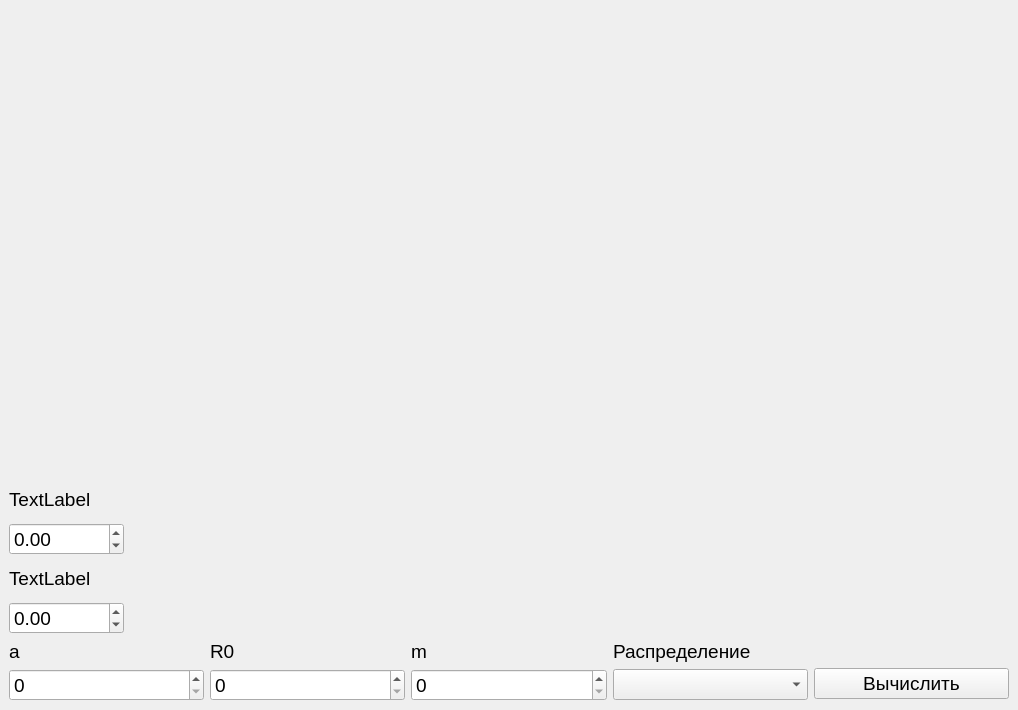
<?xml version="1.0" encoding="UTF-8"?>
<ui version="4.0">
 <class>MainWindow</class>
 <widget class="QMainWindow" name="MainWindow">
  <property name="geometry">
   <rect>
    <x>0</x>
    <y>0</y>
    <width>1018</width>
    <height>710</height>
   </rect>
  </property>
  <property name="font">
   <font>
    <pointsize>14</pointsize>
   </font>
  </property>
  <property name="windowTitle">
   <string>MainWindow</string>
  </property>
  <widget class="QWidget" name="centralwidget">
   <layout class="QGridLayout" name="gridLayout">
    <item row="0" column="0">
     <layout class="QVBoxLayout" name="verticalLayout_5">
      <item>
       <layout class="QHBoxLayout" name="horizontalLayout_6">
        <item>
         <widget class="QLabel" name="periodLabel">
          <property name="sizePolicy">
           <sizepolicy hsizetype="Fixed" vsizetype="Preferred">
            <horstretch>0</horstretch>
            <verstretch>0</verstretch>
           </sizepolicy>
          </property>
          <property name="text">
           <string/>
          </property>
         </widget>
        </item>
       </layout>
      </item>
      <item>
       <layout class="QHBoxLayout" name="horizontalLayout_5">
        <item>
         <widget class="QLabel" name="aperiodLabel">
          <property name="sizePolicy">
           <sizepolicy hsizetype="Fixed" vsizetype="Preferred">
            <horstretch>0</horstretch>
            <verstretch>0</verstretch>
           </sizepolicy>
          </property>
          <property name="text">
           <string/>
          </property>
         </widget>
        </item>
       </layout>
      </item>
      <item>
       <layout class="QHBoxLayout" name="horizontalLayout_3">
        <item>
         <widget class="QLabel" name="expectedValueLabel">
          <property name="sizePolicy">
           <sizepolicy hsizetype="Fixed" vsizetype="Preferred">
            <horstretch>0</horstretch>
            <verstretch>0</verstretch>
           </sizepolicy>
          </property>
          <property name="text">
           <string/>
          </property>
         </widget>
        </item>
       </layout>
      </item>
      <item>
       <layout class="QHBoxLayout" name="horizontalLayout_4">
        <item>
         <widget class="QLabel" name="dispersionLabel">
          <property name="sizePolicy">
           <sizepolicy hsizetype="Fixed" vsizetype="Preferred">
            <horstretch>0</horstretch>
            <verstretch>0</verstretch>
           </sizepolicy>
          </property>
          <property name="text">
           <string/>
          </property>
         </widget>
        </item>
       </layout>
      </item>
      <item>
       <layout class="QHBoxLayout" name="horizontalLayout">
        <item>
         <widget class="QLabel" name="standartDeviationLabel">
          <property name="sizePolicy">
           <sizepolicy hsizetype="Fixed" vsizetype="Preferred">
            <horstretch>0</horstretch>
            <verstretch>0</verstretch>
           </sizepolicy>
          </property>
          <property name="text">
           <string/>
          </property>
         </widget>
        </item>
       </layout>
      </item>
      <item>
       <layout class="QHBoxLayout" name="horizontalLayout_7">
        <item>
         <widget class="QLabel" name="indirectSignsLabel">
          <property name="sizePolicy">
           <sizepolicy hsizetype="Fixed" vsizetype="Preferred">
            <horstretch>0</horstretch>
            <verstretch>0</verstretch>
           </sizepolicy>
          </property>
          <property name="text">
           <string/>
          </property>
         </widget>
        </item>
       </layout>
      </item>
      <item>
       <layout class="QVBoxLayout" name="verticalLayout_8">
        <item>
         <widget class="QLabel" name="firstParamLabel">
          <property name="sizePolicy">
           <sizepolicy hsizetype="Fixed" vsizetype="Preferred">
            <horstretch>0</horstretch>
            <verstretch>0</verstretch>
           </sizepolicy>
          </property>
          <property name="text">
           <string>TextLabel</string>
          </property>
         </widget>
        </item>
        <item>
         <widget class="QDoubleSpinBox" name="firstParamDoubleSpinBox">
          <property name="minimum">
           <double>-99999.000000000000000</double>
          </property>
          <property name="maximum">
           <double>99999.000000000000000</double>
          </property>
         </widget>
        </item>
       </layout>
      </item>
      <item>
       <layout class="QVBoxLayout" name="verticalLayout_7">
        <item>
         <widget class="QLabel" name="secondParamLabel">
          <property name="sizePolicy">
           <sizepolicy hsizetype="Fixed" vsizetype="Preferred">
            <horstretch>0</horstretch>
            <verstretch>0</verstretch>
           </sizepolicy>
          </property>
          <property name="text">
           <string>TextLabel</string>
          </property>
         </widget>
        </item>
        <item>
         <widget class="QDoubleSpinBox" name="secondParamDoubleSpinBox">
          <property name="minimum">
           <double>-99999.000000000000000</double>
          </property>
          <property name="maximum">
           <double>99999.000000000000000</double>
          </property>
         </widget>
        </item>
       </layout>
      </item>
     </layout>
    </item>
    <item row="0" column="1">
     <widget class="QCustomPlot" name="view" native="true">
      <property name="sizePolicy">
       <sizepolicy hsizetype="Expanding" vsizetype="Expanding">
        <horstretch>0</horstretch>
        <verstretch>0</verstretch>
       </sizepolicy>
      </property>
     </widget>
    </item>
    <item row="1" column="0" colspan="2">
     <layout class="QHBoxLayout" name="horizontalLayout_2">
      <item>
       <layout class="QVBoxLayout" name="verticalLayout_2">
        <item>
         <widget class="QLabel" name="aLabel">
          <property name="sizePolicy">
           <sizepolicy hsizetype="Preferred" vsizetype="Fixed">
            <horstretch>0</horstretch>
            <verstretch>0</verstretch>
           </sizepolicy>
          </property>
          <property name="text">
           <string>a</string>
          </property>
         </widget>
        </item>
        <item>
         <widget class="QSpinBox" name="aSpinBox">
          <property name="maximum">
           <number>999999999</number>
          </property>
         </widget>
        </item>
       </layout>
      </item>
      <item>
       <layout class="QVBoxLayout" name="verticalLayout_4">
        <item>
         <widget class="QLabel" name="R0Label">
          <property name="sizePolicy">
           <sizepolicy hsizetype="Preferred" vsizetype="Fixed">
            <horstretch>0</horstretch>
            <verstretch>0</verstretch>
           </sizepolicy>
          </property>
          <property name="text">
           <string>R0</string>
          </property>
         </widget>
        </item>
        <item>
         <widget class="QSpinBox" name="rSpinBox">
          <property name="maximum">
           <number>999999999</number>
          </property>
         </widget>
        </item>
       </layout>
      </item>
      <item>
       <layout class="QVBoxLayout" name="verticalLayout_3">
        <item>
         <widget class="QLabel" name="hideLabel">
          <property name="sizePolicy">
           <sizepolicy hsizetype="Preferred" vsizetype="Fixed">
            <horstretch>0</horstretch>
            <verstretch>0</verstretch>
           </sizepolicy>
          </property>
          <property name="text">
           <string>m</string>
          </property>
         </widget>
        </item>
        <item>
         <widget class="QSpinBox" name="mSpinBox">
          <property name="maximum">
           <number>999999999</number>
          </property>
         </widget>
        </item>
       </layout>
      </item>
      <item>
       <layout class="QVBoxLayout" name="verticalLayout">
        <item>
         <widget class="QLabel" name="label_4">
          <property name="sizePolicy">
           <sizepolicy hsizetype="Preferred" vsizetype="Fixed">
            <horstretch>0</horstretch>
            <verstretch>0</verstretch>
           </sizepolicy>
          </property>
          <property name="text">
           <string>Распределение</string>
          </property>
         </widget>
        </item>
        <item>
         <widget class="QComboBox" name="distributionComboBox"/>
        </item>
       </layout>
      </item>
      <item>
       <layout class="QVBoxLayout" name="verticalLayout_6">
        <item>
         <widget class="QLabel" name="label_11">
          <property name="sizePolicy">
           <sizepolicy hsizetype="Preferred" vsizetype="Fixed">
            <horstretch>0</horstretch>
            <verstretch>0</verstretch>
           </sizepolicy>
          </property>
          <property name="text">
           <string/>
          </property>
         </widget>
        </item>
        <item>
         <widget class="QPushButton" name="calcPushButton">
          <property name="sizePolicy">
           <sizepolicy hsizetype="Preferred" vsizetype="Fixed">
            <horstretch>0</horstretch>
            <verstretch>0</verstretch>
           </sizepolicy>
          </property>
          <property name="text">
           <string>Вычислить</string>
          </property>
         </widget>
        </item>
       </layout>
      </item>
     </layout>
    </item>
   </layout>
  </widget>
 </widget>
 <customwidgets>
  <customwidget>
   <class>QCustomPlot</class>
   <extends>QWidget</extends>
   <header>qcustomplot.h</header>
   <container>1</container>
  </customwidget>
 </customwidgets>
 <resources/>
 <connections/>
</ui>
